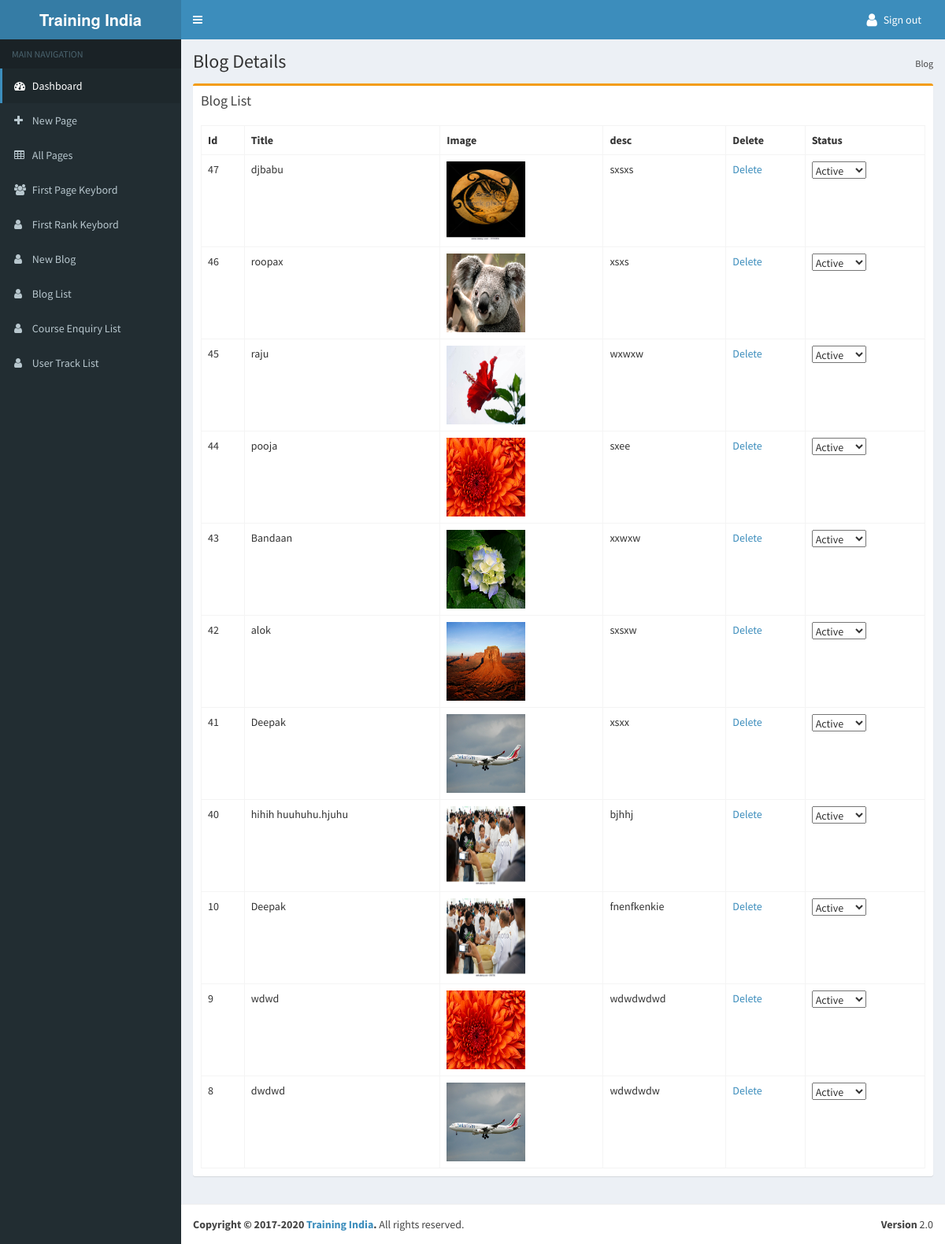
Screenshot of /seo/bloglist.php with the database file from the repository.
### tables this page shows
CREATE TABLE `blog` (
  `id` int(11) NOT NULL,
  `title` varchar(255) NOT NULL,
  `seotitle` varchar(255) NOT NULL,
  `photo` varchar(255) NOT NULL,
  `description` varchar(255) NOT NULL,
  `postdate` timestamp NOT NULL DEFAULT CURRENT_TIMESTAMP ON UPDATE CURRENT_TIMESTAMP,
  `status` enum('active','inactive') NOT NULL DEFAULT 'active',
  `totalread` int(11) NOT NULL
);

### seo/bloglist.php (the view, shortened to what this page needs)
<?php
include("header.php");
include("leftnav.php");
?>
<div class="content-wrapper">
	<section class="content-header">
		<h1>Blog Details</h1>
		<ol class="breadcrumb">
			<li><a href="#">Blog</a></li>
		</ol>
	</section>
	<section class="content">
		<div class="row">
			<div class="col-sm-12">
				<div class="box box-warning">
					<div class="box-header">
						<h3 class="box-title">Blog List
							&nbsp;&nbsp;&nbsp;
						</h3>
					</div>
					<div class="box-body">
						<table class="table table-bordered table-responsive">
							<tr>
								<th>Id</th>
								<th>Title</th>
								<th>Image</th>
								<th>desc</th>
								<th>Delete</th>
								<th>Status</th>
							</tr>
							<?php
							include("config.php");
							$sql = "select * from blog order by id desc";
							$res = mysqli_query($conn,$sql);
							while($row = mysqli_fetch_object($res))
							{
								echo "<tr>";
								echo "<td>".$row->id."</td>";
								echo "<td>".$row->title."</td>";
								echo "<td><img src='assets/blogimages/".$row->photo."' height='100' width='100'></td>";
								echo "<td>".$row->description."</td>";
								?>
								<td>
									<a href="#" onclick="deleteblog(<?php echo $row->id;?>);">Delete</a>
								</td>
								<td>
								<select onchange="changeStatus(this.value, <?php echo $row->id?>)">
									<option <?php if($row->status=="active") { echo " Selected";} ?>>Active</option>
								</select>
								</td>
							<?php
							echo "</tr>";
						}
						?>
					</table>
				</div>
			</div>
		</div>
	</div>
</section>
</div>
</div>
<?php
include("footer.php");
?>

### seo/header.php (style rules this page uses)
.skin-blue { min-height:100% !important; }

### rows the page displays
blog: id "47", title "djbabu", photo (picture), description "sxsxs", id "Active"
blog: id "46", title "roopax", photo (picture), description "xsxs", id "Active"
blog: id "45", title "raju", photo (picture), description "wxwxw", id "Active"
blog: id "44", title "pooja", photo (picture), description "sxee", id "Active"
blog: id "43", title "Bandaan", photo (picture), description "xxwxw", id "Active"
blog: id "42", title "alok", photo (picture), description "sxsxw", id "Active"
blog: id "41", title "Deepak", photo (picture), description "xsxx", id "Active"
blog: id "40", title "hihih huuhuhu.hjuhu", photo (picture), description "bjhhj", id "Active"
blog: id "10", title "Deepak", photo (picture), description "fnenfkenkie", id "Active"
blog: id "9", title "wdwd", photo (picture), description "wdwdwdwd", id "Active"
blog: id "8", title "dwdwd", photo (picture), description "wdwdwdw", id "Active"
